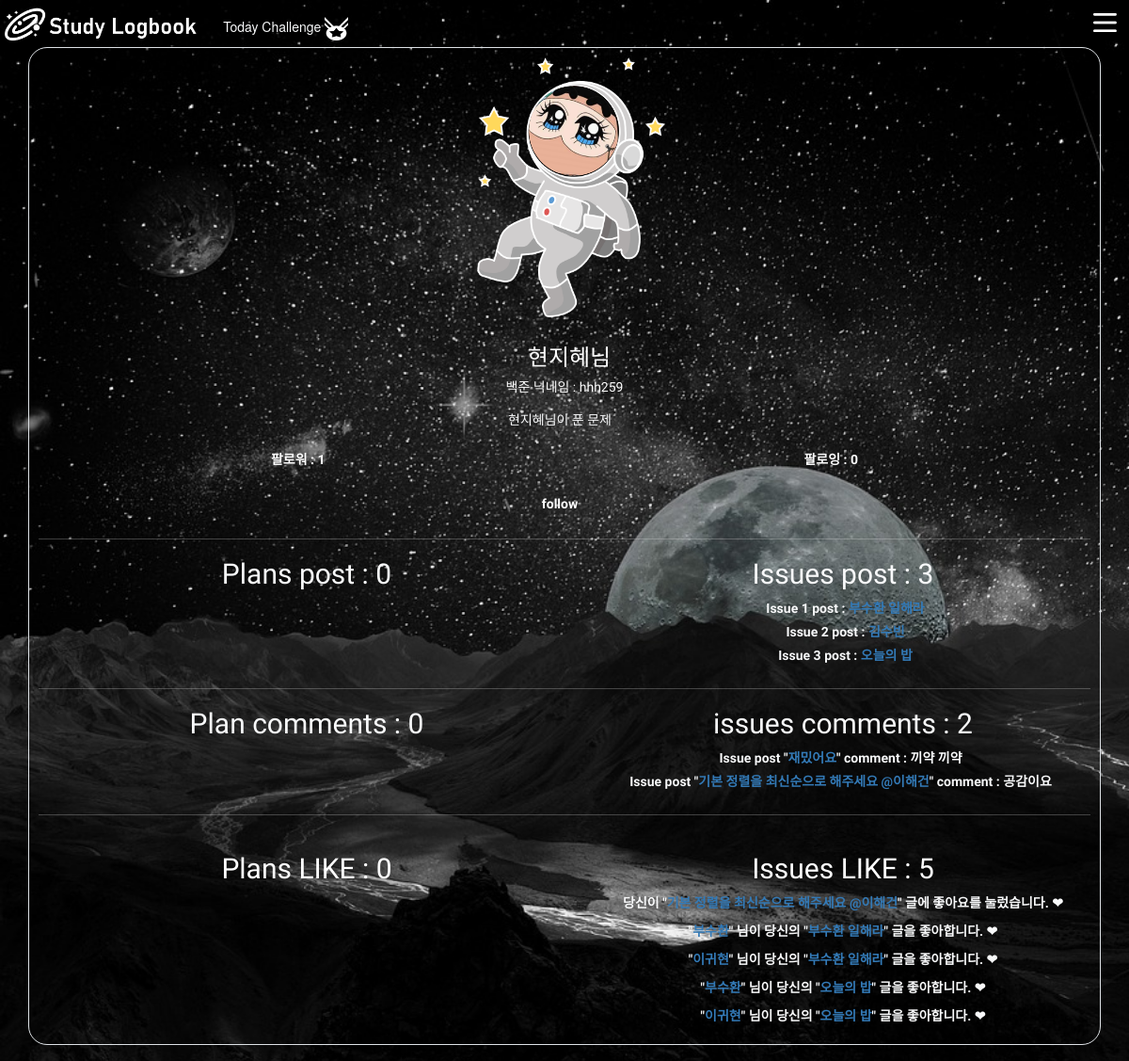
The page /accounts/3/ on the database its author committed.
### accounts/models.py (models this page shows, shortened)
class User(AbstractBaseUser, PermissionsMixin):
    followings = models.ManyToManyField('self', symmetrical=False, related_name='followers')
    beakjoon_nickname = models.CharField('백준 닉네임',max_length=30, blank=True)
    beakjoon_rank = models.CharField(max_length=30, blank=True, null=True)
    email = models.EmailField('이메일', unique=True)
    username = models.CharField('이름', max_length=30)
    is_staff = models.BooleanField('스태프 권한', default=False)
    is_active = models.BooleanField('사용중', default=True)
    date_joined = models.DateTimeField('가입일', default=timezone.now)
    image = models.ImageField(blank=True)
    objects = UserManager()
    USERNAME_FIELD = 'email'                     # email을 사용자의 식별자로 설정
    REQUIRED_FIELDS = ['username']                   # 필수입력값
    class Meta:
        verbose_name = _('user')
        verbose_name_plural = _('users')
        swappable = 'AUTH_USER_MODEL'
    @property
    def users(self):
        users = get_user_model().objects.all()
        return users

### issues/models.py (models this page shows)
class Issue(models.Model):
    user = models.ForeignKey(
        settings.AUTH_USER_MODEL, on_delete=models.CASCADE, related_name='user_issues'
    )
    like_users = models.ManyToManyField(
        settings.AUTH_USER_MODEL, related_name='like_issues'
    )
    title = models.CharField(max_length=200)
    content = models.TextField()
    count = models.PositiveIntegerField(default=0)
    image = models.ImageField(blank=True)
    created_at = models.DateTimeField(auto_now_add=True)
    updated_at = models.DateTimeField(auto_now=True)

class Comment(models.Model):
    issue = models.ForeignKey(Issue, on_delete=models.CASCADE, related_name='comments_issue')
    comment_user = models.ForeignKey(
        settings.AUTH_USER_MODEL, on_delete=models.CASCADE,
        related_name='issue_comments'
    )
    like_comment_users = models.ManyToManyField(
        settings.AUTH_USER_MODEL, related_name='like_comments_issue'
    )
    comment_content = models.CharField(max_length=200)
    comment_created_at = models.DateTimeField(auto_now_add=True)
    comment_updated_at = models.DateTimeField(auto_now=True)

### accounts/views.py (the view)
# urls.py: path('<int:user_pk>/', views.profile, name='profile'),
def profile(request, user_pk):
    User = get_user_model()
    person = User.objects.get(pk=user_pk)
    like_cnt = person.like_plans.all().count()
    for plan in person.user_plans.all():
        like_cnt += plan.like_users.all().count()
    like_cnt2 = person.like_issues.all().count()
    for issue in person.user_issues.all():
        like_cnt2 += issue.like_users.all().count()
    context = {
        'person': person,
        'like_cnt': like_cnt,
        'like_cnt2': like_cnt2,
    }
    return render(request, 'accounts/profile.html', context)

### accounts/templates/accounts/profile.html (shortened to what this page needs)
{% extends "base.html" %}
{% load static %}
{% block css %}
  <link rel="stylesheet" href="https://maxcdn.bootstrapcdn.com/bootstrap/3.3.2/css/bootstrap.min.css">
{% endblock css %}
{% block content %}
    <div class="container border bg-dark.bg-gradient p-3 rounded-5 font fw-bold text-white font">
        <div class="row text-center">
            <div class="d-flex justify-content-center">
                <img src="{% static "profile_img/astronaut.png" %}" alt="stand_image" class="standing_img img-fluid">
                {% if person.image %}
                    <div class="stand text-center">
                        <img src="{{ person.image.url }}" alt="프로필" class="profile rounded-circle">
                    </div>
                {% endif %}
            </div>
            <h3 class="ms-2 mt-5">{{ person.username }}님</h3>
            <h5>백준 닉네임 : {{ person.beakjoon_nickname }}</h5>
            <div class="d-flex justify-content-center mb-4">
                <form action="{% url "algorithms:solved" person.pk %}" method='GET'>
                    <button type="submit" id="btn_cursor" class="btn btn-outline-light me-3" > {{ person.username }}님이 푼 문제 </button>
                </form>
            </div>
            <div class="mb-3 d-flex justify-content-around">
                <p>팔로워 : {{ person.followers.all|length }} </p>
                <p>팔로잉 : {{ person.followings.all|length }} </P>
            </div>
            <div>
                {% if request.user != person %}
                    <form action="{% url "accounts:following" person.id %}" method="POST">
                        {% if request.user in person.followers.all %}
                            <input class="btn btn-outline-light me-3 text-white fw-bold" type="submit" value="Unfollow">
                        {% else %}
                            <input class="btn btn-outline-light me-3 text-white fw-bold" type="submit" value="follow">
                        {% endif %}
                    </form>
                {% endif %}
            </div>
        </div>
        <hr>
        <div class="">
            <div class="container d-flex justify-content-between ">
                <div class="row text-center">
                    <h2 class="col-6 animate__animated animate__headShake text-light font ">Plans post : {{ person.user_plans.all|length }}</h2>
                    <h2 class="col-6 animate__animated animate__headShake text-light font ">Issues post : {{ person.user_issues.all|length }}</h2>
                </div>
            </div>
            <div class="container d-flex justify-content-between">
                <div class="row text-center">
                    <div class="col-6">
                    </div>
                    <div class="col-6">
                        {% for issue in person.user_issues.all %}
                            <p class="ms-2 mb-2 text-light ">Issue {{ forloop.counter }} post : <a href="{% url "issues:detail" issue.pk %}">{{ issue.title }}</a></p>
                        {% endfor %}
                    </div>
                </div>
            </div>
            <hr>
            <div class="container d-flex justify-content-between ">
                <div class="row text-center">
                    <h2 class="col-6 animate__animated animate__headShake text-light font ">Plan comments : {{ person.plan_comments.all|length }}</h2>
                    <h2 class="col-6 animate__animated animate__headShake text-light font ">issues comments : {{ person.issue_comments.all|length }}</h2>
                </div>
            </div>
            <div class="container d-flex justify-content-between">
                <div class="row text-center">
                    <div class="col-6">
                    </div>
                    <div class="col-6">
                        {% for comment in person.issue_comments.all %}
                            <p class="ms-2 me-3 mb-2 text-light ">Issue post "<a href="{% url "issues:detail" comment.issue.pk %}">{{ comment.issue.title }}</a>" comment : {{ comment.comment_content }}</p>
                        {% endfor %}
                    </div>
                </div>
            </div>
            <hr>
            <div class="container d-flex justify-content-between ">
                <div class="row text-center">
                    <div class="col-6">
                    <h2>Plans LIKE : {{ like_cnt }}</h2>
                    </div>
                    <div class="col-6">
                    <h2>Issues LIKE : {{ like_cnt2 }}</h2>
                        {% for issue in person.like_issues.all %}
                            <p class="text-light">당신이 "<a href="{% url "issues:detail" issue.pk %}">{{ issue.title }}</a>" 글에 좋아요를 눌렀습니다. ❤</p>
                        {% endfor %}
                        {% for issue in person.user_issues.all  %}
                            {% for like_user in issue.like_users.all  %}
                                <p class="text-light">"<a href="{% url "accounts:profile" like_user.pk %}">{{ like_user.username }}</a>" 님이 당신의 "<a href="{% url "issues:detail" issue.pk %}">{{ issue.title }}</a>" 글을 좋아합니다. ❤ </p>
                            {% endfor %}
                        {% endfor %}
                    </div>
                </div>
            </div>
        </div>
    </div>
{% endblock content %}

### templates/base.html (shortened to what this page needs)
{% load static %}
<!DOCTYPE html>
<html lang="en">
<head>
    <link rel="stylesheet" href="https://cdnjs.cloudflare.com/ajax/libs/animate.css/4.1.1/animate.min.css">
    <link href="https://cdn.jsdelivr.net/npm/bootstrap@5.3.2/dist/css/bootstrap.min.css" rel="stylesheet">
    {% block css %}{% endblock css %}
    <link rel="stylesheet" href="{% static "style.css" %}">
    <div class="container-fluid">
      <div class="mt-2 fixed-top">
        <div class="d-flex flex-column flex-items-center p-responsive height-full position-relative z-1">
          <div class="d-flex justify-content-between">
            <div>
              <a class="text-light p-2 fw-bold" style="text-decoration:none" href={% url "main:index" %}>
                <img src="{% static "main_logo.png" %}"  alt="logo.png" width="auto" height="50"></a>
              <a class="text-light p-2" style="text-decoration:none" href="{% url "challenges:index" %}" >Today Challenge
                <img src={% static "logo_medal.png" %} alt="logo_medal.png" width="25" height="25">
              </a>
            </div>
            <div>
              <a class="btn logo" data-bs-toggle="offcanvas" href="#offcanvasExample" role="button" aria-controls="offcanvasExample">
                <img src="{% static "toggle.png" %}" alt="toggle" width="25" height="20">
              </a>
            </div>
          </div>
        </div>
      </div>
      </div>
  </head>
<body>
      <br>
      <div >
        <div class='m-5'>
          {% block content %}
          {% endblock content %}
        </div>
        </div>
  </body>
</html>

### static/style.css (style rules this page uses)
.container { display : flex; flex-direction: column; }
a,a:link { cursor: url(test_mouse.png) 2 2, auto; }
#btn_cursor { cursor: url(test_mouse.png) 2 2, auto; }
body { min-height: 100vh; background :url('background3.jpg') ; background-size : cover; cursor: url(test_mouse.png) 2 2, auto; }

### accounts/templates/accounts/profile.html (style rules this page uses)
.font { font-family: 'Gowun Dodum', sans-serif; }
.stand { position: absoulute; }
.standing_img { position: relative; position: absoulute; width: 200px; left: 55px; }
.profile { position: relative; width: 95.5px; height: 95.5px; border-radius: 50%; top: 11%; right: 90px; }

### rows shown on the page
User: image (picture), username "현지혜", beakjoon_nickname "hhh259", followers.all|length "1", followings.all|length "0", user_plans.all|length "0", user_issues.all|length "3", plan_comments.all|length "0", issue_comments.all|length "2"
Issue: title "부수환 일해라"
Issue: title "김수빈"
Issue: title "오늘의 밥"
Comment: issue "재밌어요", comment_content "끼약 끼약"
Comment: issue "기본 정렬을 최신순으로 해주세요 @이해건", comment_content "공감이요"
Issue: title "기본 정렬을 최신순으로 해주세요 @이해건"
User: username "부수환"
User: username "이귀현"

### other values the page prints
{{ like_cnt }} "0"
{{ like_cnt2 }} "5"
